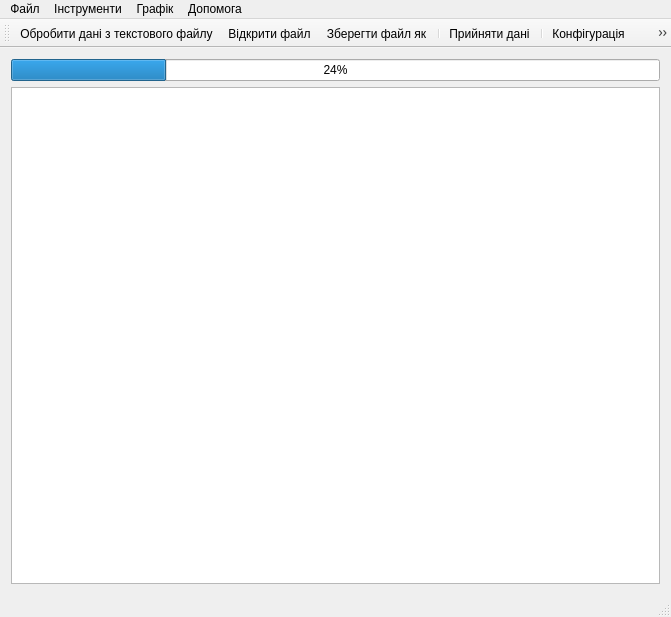
<?xml version="1.0" encoding="UTF-8"?>
<ui version="4.0">
 <class>MainWindow</class>
 <widget class="QMainWindow" name="MainWindow">
  <property name="geometry">
   <rect>
    <x>0</x>
    <y>0</y>
    <width>671</width>
    <height>617</height>
   </rect>
  </property>
  <property name="windowTitle">
   <string>MainWindow</string>
  </property>
  <widget class="QWidget" name="centralWidget">
   <layout class="QHBoxLayout" name="horizontalLayout">
    <item>
     <layout class="QVBoxLayout" name="verticalLayout">
      <item>
       <widget class="QProgressBar" name="progressBar">
        <property name="value">
         <number>24</number>
        </property>
       </widget>
      </item>
      <item>
       <widget class="QTableView" name="tableView"/>
      </item>
     </layout>
    </item>
   </layout>
  </widget>
  <widget class="QMenuBar" name="menuBar">
   <property name="geometry">
    <rect>
     <x>0</x>
     <y>0</y>
     <width>671</width>
     <height>20</height>
    </rect>
   </property>
   <widget class="QMenu" name="menu">
    <property name="title">
     <string>Файл</string>
    </property>
    <addaction name="CreatingData"/>
    <addaction name="OpenFile"/>
    <addaction name="SaveAsFile"/>
    <addaction name="actionConnect"/>
    <addaction name="actionQuit"/>
    <addaction name="forTest"/>
   </widget>
   <widget class="QMenu" name="menu_2">
    <property name="title">
     <string>Інструменти</string>
    </property>
    <addaction name="actionConfigure"/>
    <addaction name="actionClear"/>
   </widget>
   <widget class="QMenu" name="menu_3">
    <property name="title">
     <string>Графік</string>
    </property>
    <addaction name="graphikaction"/>
    <addaction name="potentialGrphikAction"/>
   </widget>
   <widget class="QMenu" name="menu_4">
    <property name="title">
     <string>Допомога</string>
    </property>
    <addaction name="help_action"/>
   </widget>
   <addaction name="menu"/>
   <addaction name="menu_2"/>
   <addaction name="menu_3"/>
   <addaction name="menu_4"/>
  </widget>
  <widget class="QToolBar" name="mainToolBar">
   <attribute name="toolBarArea">
    <enum>TopToolBarArea</enum>
   </attribute>
   <attribute name="toolBarBreak">
    <bool>false</bool>
   </attribute>
   <addaction name="CreatingData"/>
   <addaction name="OpenFile"/>
   <addaction name="SaveAsFile"/>
   <addaction name="separator"/>
   <addaction name="actionConnect"/>
   <addaction name="separator"/>
   <addaction name="actionConfigure"/>
   <addaction name="potentialGrphikAction"/>
   <addaction name="graphikaction"/>
   <addaction name="actionQuit"/>
  </widget>
  <widget class="QStatusBar" name="statusBar"/>
  <action name="CreatingData">
   <property name="icon">
    <iconset resource="iconsToProject.qrc">
     <normaloff>:/create.png</normaloff>:/create.png</iconset>
   </property>
   <property name="text">
    <string>Обробити дані з текстового файлу</string>
   </property>
  </action>
  <action name="OpenFile">
   <property name="icon">
    <iconset resource="iconsToProject.qrc">
     <normaloff>:/load.png</normaloff>:/load.png</iconset>
   </property>
   <property name="text">
    <string>Відкрити файл</string>
   </property>
  </action>
  <action name="SaveAsFile">
   <property name="icon">
    <iconset resource="iconsToProject.qrc">
     <normaloff>:/save.png</normaloff>:/save.png</iconset>
   </property>
   <property name="text">
    <string>Зберегти файл як</string>
   </property>
  </action>
  <action name="Save">
   <property name="icon">
    <iconset resource="iconsToProject.qrc">
     <normaloff>:/save_as.png</normaloff>:/save_as.png</iconset>
   </property>
   <property name="text">
    <string>Зберегти</string>
   </property>
  </action>
  <action name="actionConnect">
   <property name="icon">
    <iconset resource="iconsToProject.qrc">
     <normaloff>:/connect.png</normaloff>:/connect.png</iconset>
   </property>
   <property name="text">
    <string>Прийняти дані</string>
   </property>
  </action>
  <action name="actionConfigure">
   <property name="icon">
    <iconset resource="iconsToProject.qrc">
     <normaloff>:/settings.png</normaloff>:/settings.png</iconset>
   </property>
   <property name="text">
    <string>Конфігурація</string>
   </property>
  </action>
  <action name="actionClear">
   <property name="icon">
    <iconset resource="iconsToProject.qrc">
     <normaloff>:/clear.png</normaloff>:/clear.png</iconset>
   </property>
   <property name="text">
    <string>Очистити</string>
   </property>
  </action>
  <action name="actionDisconnect">
   <property name="icon">
    <iconset resource="iconsToProject.qrc">
     <normaloff>:/disconnect.png</normaloff>:/disconnect.png</iconset>
   </property>
   <property name="text">
    <string>Відєднати пристрій</string>
   </property>
  </action>
  <action name="actionQuit">
   <property name="icon">
    <iconset resource="iconsToProject.qrc">
     <normaloff>:/application-exit.png</normaloff>:/application-exit.png</iconset>
   </property>
   <property name="text">
    <string>Вихід</string>
   </property>
  </action>
  <action name="forTest">
   <property name="text">
    <string>Для тесту</string>
   </property>
  </action>
  <action name="graphikaction">
   <property name="icon">
    <iconset resource="iconsToProject.qrc">
     <normaloff>:/iconPotential.png</normaloff>:/iconPotential.png</iconset>
   </property>
   <property name="text">
    <string>Графік глубини</string>
   </property>
  </action>
  <action name="potentialGrphikAction">
   <property name="icon">
    <iconset resource="iconsToProject.qrc">
     <normaloff>:/iconDepth.png</normaloff>:/iconDepth.png</iconset>
   </property>
   <property name="text">
    <string>Графік потенціалу</string>
   </property>
  </action>
  <action name="help_action">
   <property name="text">
    <string>Підказка користування приладом</string>
   </property>
  </action>
 </widget>
 <layoutdefault spacing="6" margin="11"/>
 <resources>
  <include location="iconsToProject.qrc"/>
 </resources>
 <connections/>
</ui>
